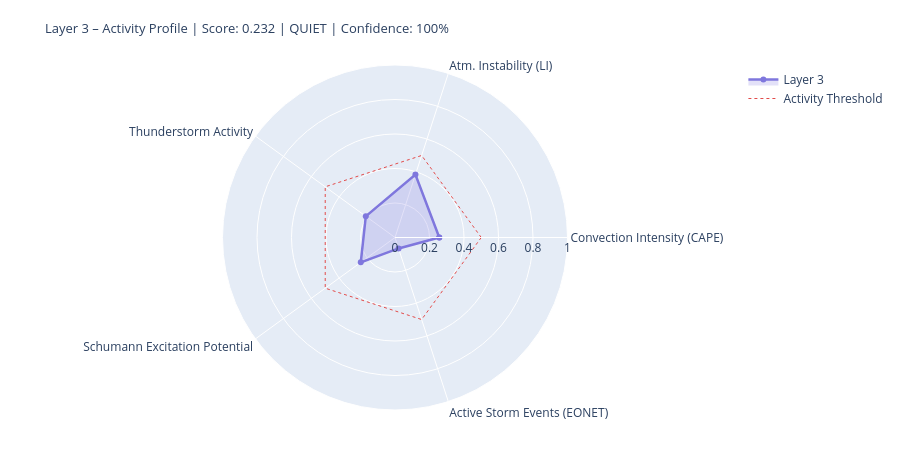

Notebook cell for this chart:
### Markdown cell above
---
## 4. State Assessment & Handoff to Layer 4/5

### Code cell
# ============================================================
# LAYER-3-SCORE
# Five dynamic components
# ============================================================

def norm(v, lo, hi):
    if v is None or (isinstance(v, float) and math.isnan(v)): return None
    return round(max(0.0, min(1.0, (v - lo) / (hi - lo))), 4)

# --- 1) Convection intensity (global CAPE mean) ---
cape_mean = df_atm['cape'].dropna().mean() if not df_atm.empty else None
conv_score = norm(cape_mean, 0, 3000)
conv_src   = 'primary' if cape_mean is not None else 'missing'

# --- 2) Atmospheric instability (LI mean) ---
li_mean   = df_atm['li'].dropna().mean() if not df_atm.empty else None
# Negative LI = unstable → higher score
instab_score = norm(-li_mean if li_mean is not None else None, -6, 6)
instab_src   = 'primary' if li_mean is not None else 'missing'

# --- 3) Thunderstorm activity (mean thunder score + WMO count) ---
thunder_mean = df_atm['thunder_score'].mean() if not df_atm.empty else None
n_thunder    = int(df_atm['thunderstorm'].sum()) if not df_atm.empty else 0
thunder_score_val = norm(
    (thunder_mean or 0) * 0.7 + n_thunder * 0.1, 0, 1.0
) if thunder_mean is not None else None
thunder_src = 'primary'

# --- 4) Schumann excitation potential (weighted Schumann contribution) ---
schumann_pot = df_atm['schumann_contribution'].mean() if not df_atm.empty else None
# Boosted by Layer-2 thunderstorm trigger
if schumann_pot is not None and l2_thunder:
    schumann_pot = min(1.0, schumann_pot * 1.2)
schumann_score = norm(schumann_pot, 0, 1.0) if schumann_pot is not None else None
schumann_src   = 'derived'

# --- 5) Storm activity (NASA EONET) ---
# Distinction: None = data not loaded, 0.0 = loaded but no events
storm_score = None
storm_src   = 'missing'
if raw.get('storms') is not None:          # API reached successfully
    storm_score = norm(len(storm_events), 0, 30) if storm_events else 0.0
    storm_src   = 'primary'

# X-Ray and Kp: context only, not in dynamic score
# (X-Ray = Layer-0/4 driver; Kp = geomagnetic index, not a lightning proxy)
xray_context = None
if raw.get('xray'):
    df_xc = pd.DataFrame(raw['xray'])
    fc = next((c for c in df_xc.columns
               if any(k in c.lower() for k in ['flux','long']) and 'time' not in c.lower()),
              df_xc.columns[1])
    df_xc[fc] = pd.to_numeric(df_xc[fc], errors='coerce')
    xray_last = df_xc[fc].dropna().iloc[-1] if not df_xc[fc].dropna().empty else None
    if xray_last:
        xray_class = ('X' if xray_last>=1e-4 else 'M' if xray_last>=1e-5
                      else 'C' if xray_last>=1e-6 else 'B')
        xray_context = {'flux': float(xray_last), 'class': xray_class}
        print(f'X-Ray context: {xray_class}-class ({xray_last:.2e} W/m²)')

# --- Aggregate ---
COMPONENTS = {
    'Convection Intensity (CAPE)':  {'score': conv_score,       'source': conv_src,    'dynamic': True},
    'Atm. Instability (LI)':         {'score': instab_score,     'source': instab_src,  'dynamic': True},
    'Thunderstorm Activity':              {'score': thunder_score_val, 'source': thunder_src, 'dynamic': True},
    'Schumann Excitation Potential':   {'score': schumann_score,   'source': schumann_src,'dynamic': True},
    'Active Storm Events (EONET)': {'score': storm_score,      'source': storm_src,   'dynamic': True},
}

available   = {k: v['score'] for k, v in COMPONENTS.items() if v['score'] is not None}
unavailable = [k for k, v in COMPONENTS.items() if v['score'] is None]
layer3_score = round(sum(available.values()) / len(available), 4) if available else None
confidence   = round(len(available) / len(COMPONENTS), 2)
level = ('unknown' if layer3_score is None
         else 'quiet'   if layer3_score < 0.3
         else 'moderate' if layer3_score < 0.6
         else 'active')
dominant_l3 = max(available, key=available.get) if available else 'none'

# --- Ausgabe ---
W = 68
print('=' * W)
print('LAYER 3 – ATMOSPHERE / WEATHER / THUNDERSTORMS – STATE ASSESSMENT')
print('=' * W)
for name, comp in COMPONENTS.items():
    s = comp['score']
    if s is not None:
        bar = '█' * int(s * 20) + '░' * (20 - int(s * 20))
        print(f'  {name:<36} {bar}  {s:.3f}  [{comp["source"]}]')
    else:
        print(f'  {name:<36} {"─" * 20}  n/a   [missing]')
print('-' * W)
print(f'  Score:        {layer3_score:.3f}  ({len(available)}/{len(COMPONENTS)} components)')
print(f'  Confidence:   {confidence:.0%}')
print(f'  Level:        {level.upper()}')
print(f'  Dominant:     {dominant_l3}')
print(f'  CAPE mean:    {cape_mean:.0f} J/kg' if cape_mean else '  CAPE mean:    n/a')
print(f'  LI mean:      {li_mean:.1f} K' if li_mean is not None else '  LI mean:      n/a')
print(f'  Thunderstorms:{n_thunder} points (WMO)  +  {len(storm_events)} NASA EONET')
print('=' * W)

# Radar
cats   = list(available.keys())
vals_r = list(available.values())
if len(cats) >= 3:
    fig = go.Figure()
    fig.add_trace(go.Scatterpolar(
        r=vals_r + [vals_r[0]], theta=cats + [cats[0]],
        fill='toself', fillcolor='rgba(127,119,221,0.22)',
        line=dict(color='#7F77DD', width=2.5), name='Layer 3'
    ))
    fig.add_trace(go.Scatterpolar(
        r=[0.5] * (len(cats)+1), theta=cats + [cats[0]],
        line=dict(color='#E24B4A', dash='dot', width=1),
        mode='lines', name='Activity Threshold'
    ))
    fig.update_layout(
        title=dict(
            text=f'Layer 3 – Activity Profile | Score: {layer3_score:.3f} | {level.upper()} | Confidence: {confidence:.0%}',
            font=dict(size=13)
        ),
        polar=dict(radialaxis=dict(visible=True, range=[0, 1])),
        height=450, showlegend=True,
        margin=dict(l=60, r=60, t=65, b=40)
    )
    fig.show()

### Figure 1 — Plotly figure (JSON) as saved in the notebook; plotly's stock layout.template omitted (floating-point values rounded to 4 significant figures)
{"data": [{"fill": "toself", "fillcolor": "rgba(127,119,221,0.22)", "line": {"color": "#7F77DD", "width": 2.5}, "name": "Layer 3", "r": [0.2567, 0.3833, 0.2093, 0.2452, 0.0667, 0.2567], "theta": ["Convection Intensity (CAPE)", "Atm. Instability (LI)", "Thunderstorm Activity", "Schumann Excitation Potential", "Active Storm Events (EONET)", "Convection Intensity (CAPE)"], "type": "scatterpolar"}, {"line": {"color": "#E24B4A", "dash": "dot", "width": 1}, "mode": "lines", "name": "Activity Threshold", "r": [0.5, 0.5, 0.5, 0.5, 0.5, 0.5], "theta": ["Convection Intensity (CAPE)", "Atm. Instability (LI)", "Thunderstorm Activity", "Schumann Excitation Potential", "Active Storm Events (EONET)", "Convection Intensity (CAPE)"], "type": "scatterpolar"}], "layout": {"height": 450, "margin": {"b": 40, "l": 60, "r": 60, "t": 65}, "polar": {"radialaxis": {"range": [0, 1], "visible": true}}, "showlegend": true, "title": {"font": {"size": 13}, "text": "Layer 3 – Activity Profile | Score: 0.232 | QUIET | Confidence: 100%"}}}
